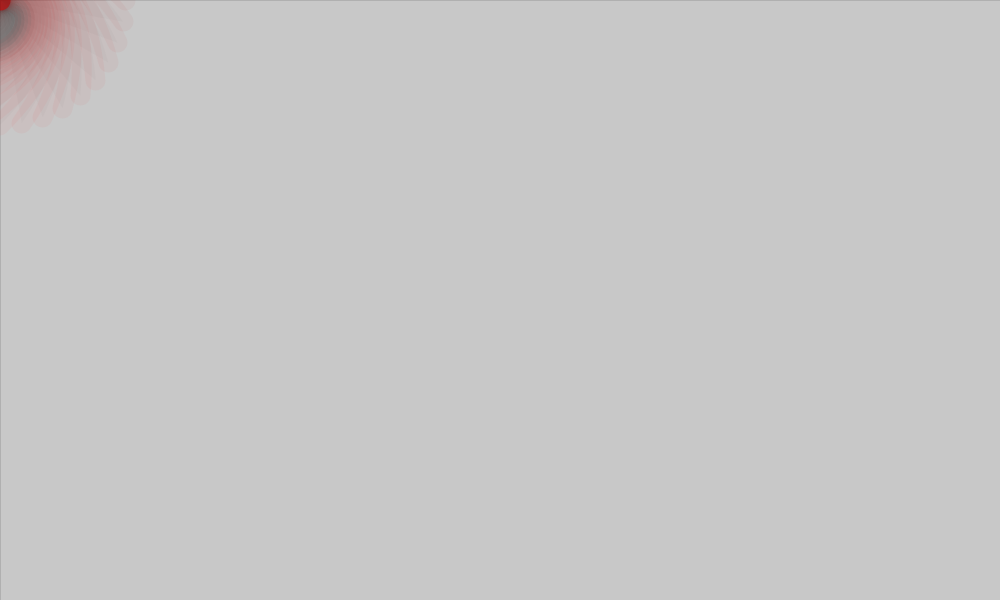
Frame 1 (no input)
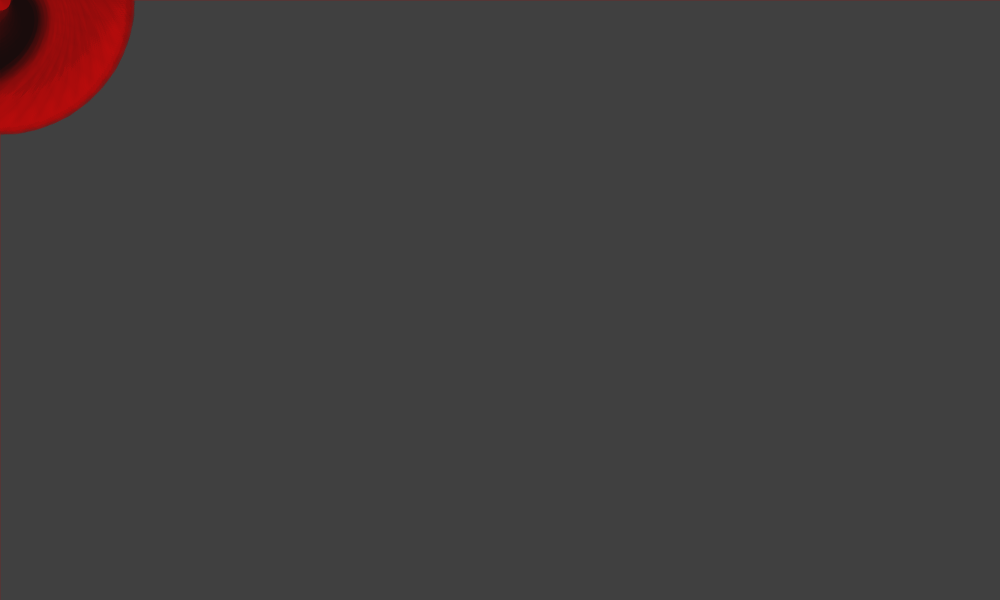
Frame 60 (the mouse pressed at the canvas centre just before this capture)
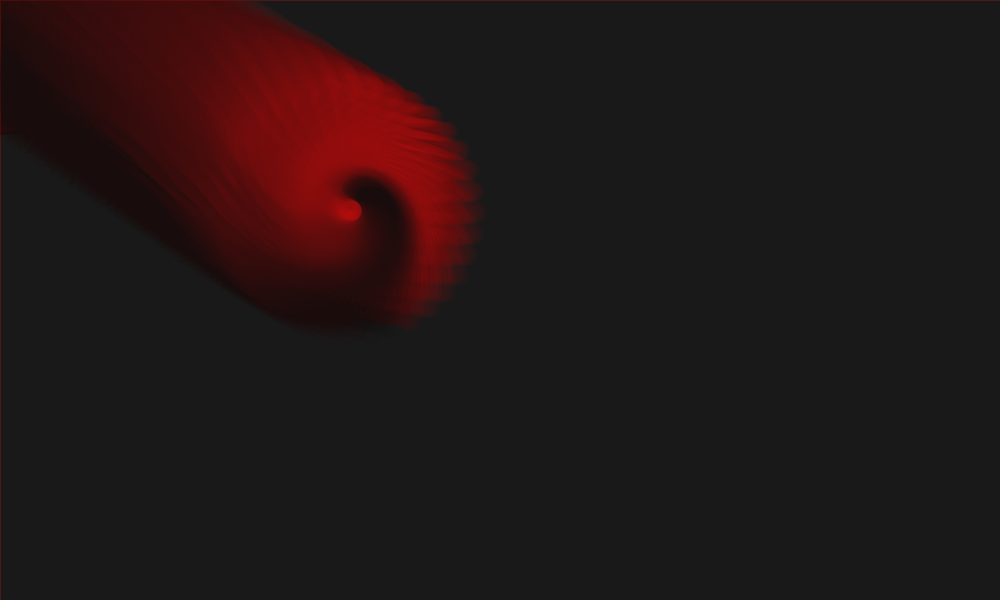
Frame 120 (the mouse held since frame 60 and released just before this capture)

The Processing sketch that drew these frames (run headless with seeded random() and noise(); from frame 60 on, the mouse is pressed at the canvas centre):

// Processing sketch: processing_50298
// ── processing_50298.pde


/*
Blood Tornado
by Anna Lotko
1/26/12
CTIN 544
*/

int rotation = 0;
float easing = 0.02;
float x = 0.0;
float y = 0.0;
   
void setup() {
  size(1000,600);
  smooth();
}
 
void draw() {
  //the low alpha value fades the spiral slowly
  fill(0, 5);
  strokeWeight(0);
  rect(0, 0, 1000, 600);
  
  //easing
  float targetX = mouseX;
  float targetY = mouseY;
  
  x += (targetX - x) * easing;
  y += (targetY - y) * easing;
  
  //spiral stroke
  strokeWeight(20);
  
  //spiral radias
  float radius = (width / 8);
 
  for (int i = 0; i <= 360; i+=10) {
    float j = radians(i - rotation);
    stroke(i,2,2,10);
    //this draws a bezier curve in relation to (a) the mouse position and (b) radius; it uses trigonometry to calculate the form of the bezier for each i & j value
    bezier(x, y, x + radius / 2 * cos(j), y + radius / 2 * sin(j), x + radius * cos(j + HALF_PI), y + radius * sin(j + HALF_PI), x + radius * cos(j + PI), y + radius * sin(j + PI));  
  }
  //rotates the bezier curve around x,y
  rotation++;
}
